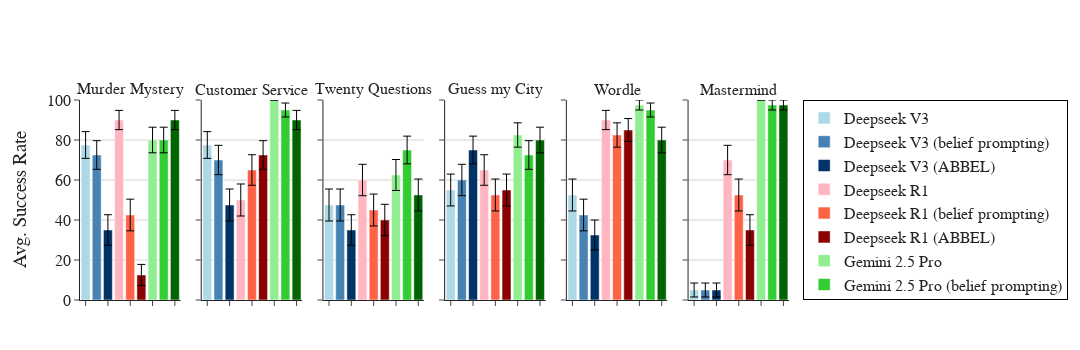

The code cell stored with this chart in its notebook:
### Code cell
fig = plot_win_rates(summary_df)
fig.show()

### Figure 1 — Plotly figure (JSON) as saved in the notebook; plotly's stock layout.template omitted (floating-point values rounded to 4 significant figures)
{"data": [{"error_y": {"array": [6.687], "color": "black", "thickness": 1, "type": "data", "visible": true, "width": 4}, "hovertemplate": "Env: Murder Mystery<br>Word Limit: None<br>Model: Deepseek V3<br>Success Rate: {y:.2f}%<br>SEM: 6.69%<br>N: 40", "marker": {"color": "#ADD8E6"}, "name": "Deepseek V3", "showlegend": true, "type": "bar", "width": 0.8, "x": ["Deepseek V3"], "xaxis": "x", "y": [77.5], "yaxis": "y"}, {"error_y": {"array": [7.15], "color": "black", "thickness": 1, "type": "data", "visible": true, "width": 4}, "hovertemplate": "Env: Murder Mystery<br>Word Limit: None<br>Model: Deepseek V3 (belief prompting)<br>Success Rate: {y:.2f}%<br>SEM: 7.15%<br>N: 40", "marker": {"color": "#4682B4"}, "name": "Deepseek V3 (belief prompting)", "showlegend": true, "type": "bar", "width": 0.8, "x": ["Deepseek V3 (belief prompting)"], "xaxis": "x", "y": [72.5], "yaxis": "y"}, {"error_y": {"array": [7.638], "color": "black", "thickness": 1, "type": "data", "visible": true, "width": 4}, "hovertemplate": "Env: Murder Mystery<br>Word Limit: None<br>Model: Deepseek V3 (ABBEL)<br>Success Rate: {y:.2f}%<br>SEM: 7.64%<br>N: 40", "marker": {"color": "#003366"}, "name": "Deepseek V3 (ABBEL)", "showlegend": true, "type": "bar", "width": 0.8, "x": ["Deepseek V3 (ABBEL)"], "xaxis": "x", "y": [35.0], "yaxis": "y"}, {"error_y": {"array": [4.804], "color": "black", "thickness": 1, "type": "data", "visible": true, "width": 4}, "hovertemplate": "Env: Murder Mystery<br>Word Limit: None<br>Model: Deepseek R1<br>Success Rate: {y:.2f}%<br>SEM: 4.80%<br>N: 40", "marker": {"color": "#FFB6C1"}, "name": "Deepseek R1", "showlegend": true, "type": "bar", "width": 0.8, "x": ["Deepseek R1"], "xaxis": "x", "y": [90.0], "yaxis": "y"}, {"error_y": {"array": [7.916], "color": "black", "thickness": 1, "type": "data", "visible": true, "width": 4}, "hovertemplate": "Env: Murder Mystery<br>Word Limit: None<br>Model: Deepseek R1 (belief prompting)<br>Success Rate: {y:.2f}%<br>SEM: 7.92%<br>N: 40", "marker": {"color": "#FF6347"}, "name": "Deepseek R1 (belief prompting)", "showlegend": true, "type": "bar", "width": 0.8, "x": ["Deepseek R1 (belief prompting)"], "xaxis": "x", "y": [42.5], "yaxis": "y"}, {"error_y": {"array": [5.296], "color": "black", "thickness": 1, "type": "data", "visible": true, "width": 4}, "hovertemplate": "Env: Murder Mystery<br>Word Limit: None<br>Model: Deepseek R1 (ABBEL)<br>Success Rate: {y:.2f}%<br>SEM: 5.30%<br>N: 40", "marker": {"color": "#8B0000"}, "name": "Deepseek R1 (ABBEL)", "showlegend": true, "type": "bar", "width": 0.8, "x": ["Deepseek R1 (ABBEL)"], "xaxis": "x", "y": [12.5], "yaxis": "y"}, {"error_y": {"array": [6.405], "color": "black", "thickness": 1, "type": "data", "visible": true, "width": 4}, "hovertemplate": "Env: Murder Mystery<br>Word Limit: None<br>Model: Gemini 2.5 Pro<br>Success Rate: {y:.2f}%<br>SEM: 6.41%<br>N: 40", "marker": {"color": "#90EE90"}, "name": "Gemini 2.5 Pro", "showlegend": true, "type": "bar", "width": 0.8, "x": ["Gemini 2.5 Pro"], "xaxis": "x", "y": [80.0], "yaxis": "y"}, {"error_y": {"array": [6.405], "color": "black", "thickness": 1, "type": "data", "visible": true, "width": 4}, "hovertemplate": "Env: Murder Mystery<br>Word Limit: None<br>Model: Gemini 2.5 Pro (belief prompting)<br>Success Rate: {y:.2f}%<br>SEM: 6.41%<br>N: 40", "marker": {"color": "#32CD32"}, "name": "Gemini 2.5 Pro (belief prompting)", "showlegend": true, "type": "bar", "width": 0.8, "x": ["Gemini 2.5 Pro (belief prompting)"], "xaxis": "x", "y": [80.0], "yaxis": "y"}, {"error_y": {"array": [4.804], "color": "black", "thickness": 1, "type": "data", "visible": true, "width": 4}, "hovertemplate": "Env: Murder Mystery<br>Word Limit: None<br>Model: Gemini 2.5 Pro (ABBEL)<br>Success Rate: {y:.2f}%<br>SEM: 4.80%<br>N: 40", "marker": {"color": "#006400"}, "name": "Gemini 2.5 Pro (ABBEL)", "showlegend": true, "type": "bar", "width": 0.8, "x": ["Gemini 2.5 Pro (ABBEL)"], "xaxis": "x", "y": [90.0], "yaxis": "y"}, {"error_y": {"array": [6.687], "color": "black", "thickness": 1, "type": "data", "visible": true, "width": 4}, "hovertemplate": "Env: Customer Service<br>Word Limit: None<br>Model: Deepseek V3<br>Success Rate: {y:.2f}%<br>SEM: 6.69%<br>N: 40", "marker": {"color": "#ADD8E6"}, "name": "Deepseek V3", "showlegend": false, "type": "bar", "width": 0.8, "x": ["Deepseek V3"], "xaxis": "x2", "y": [77.5], "yaxis": "y2"}, {"error_y": {"array": [7.338], "color": "black", "thickness": 1, "type": "data", "visible": true, "width": 4}, "hovertemplate": "Env: Customer Service<br>Word Limit: None<br>Model: Deepseek V3 (belief prompting)<br>Success Rate: {y:.2f}%<br>SEM: 7.34%<br>N: 40", "marker": {"color": "#4682B4"}, "name": "Deepseek V3 (belief prompting)", "showlegend": false, "type": "bar", "width": 0.8, "x": ["Deepseek V3 (belief prompting)"], "xaxis": "x2", "y": [70.0], "yaxis": "y2"}, {"error_y": {"array": [7.996], "color": "black", "thickness": 1, "type": "data", "visible": true, "width": 4}, "hovertemplate": "Env: Customer Service<br>Word Limit: None<br>Model: Deepseek V3 (ABBEL)<br>Success Rate: {y:.2f}%<br>SEM: 8.00%<br>N: 40", "marker": {"color": "#003366"}, "name": "Deepseek V3 (ABBEL)", "showlegend": false, "type": "bar", "width": 0.8, "x": ["Deepseek V3 (ABBEL)"], "xaxis": "x2", "y": [47.5], "yaxis": "y2"}, {"error_y": {"array": [8.006], "color": "black", "thickness": 1, "type": "data", "visible": true, "width": 4}, "hovertemplate": "Env: Customer Service<br>Word Limit: None<br>Model: Deepseek R1<br>Success Rate: {y:.2f}%<br>SEM: 8.01%<br>N: 40", "marker": {"color": "#FFB6C1"}, "name": "Deepseek R1", "showlegend": false, "type": "bar", "width": 0.8, "x": ["Deepseek R1"], "xaxis": "x2", "y": [50.0], "yaxis": "y2"}, {"error_y": {"array": [7.638], "color": "black", "thickness": 1, "type": "data", "visible": true, "width": 4}, "hovertemplate": "Env: Customer Service<br>Word Limit: None<br>Model: Deepseek R1 (belief prompting)<br>Success Rate: {y:.2f}%<br>SEM: 7.64%<br>N: 40", "marker": {"color": "#FF6347"}, "name": "Deepseek R1 (belief prompting)", "showlegend": false, "type": "bar", "width": 0.8, "x": ["Deepseek R1 (belief prompting)"], "xaxis": "x2", "y": [65.0], "yaxis": "y2"}, {"error_y": {"array": [7.15], "color": "black", "thickness": 1, "type": "data", "visible": true, "width": 4}, "hovertemplate": "Env: Customer Service<br>Word Limit: None<br>Model: Deepseek R1 (ABBEL)<br>Success Rate: {y:.2f}%<br>SEM: 7.15%<br>N: 40", "marker": {"color": "#8B0000"}, "name": "Deepseek R1 (ABBEL)", "showlegend": false, "type": "bar", "width": 0.8, "x": ["Deepseek R1 (ABBEL)"], "xaxis": "x2", "y": [72.5], "yaxis": "y2"}, {"error_y": {"array": [0.0], "color": "black", "thickness": 1, "type": "data", "visible": true, "width": 4}, "hovertemplate": "Env: Customer Service<br>Word Limit: None<br>Model: Gemini 2.5 Pro<br>Success Rate: {y:.2f}%<br>SEM: 0.00%<br>N: 40", "marker": {"color": "#90EE90"}, "name": "Gemini 2.5 Pro", "showlegend": false, "type": "bar", "width": 0.8, "x": ["Gemini 2.5 Pro"], "xaxis": "x2", "y": [100.0], "yaxis": "y2"}, {"error_y": {"array": [3.49], "color": "black", "thickness": 1, "type": "data", "visible": true, "width": 4}, "hovertemplate": "Env: Customer Service<br>Word Limit: None<br>Model: Gemini 2.5 Pro (belief prompting)<br>Success Rate: {y:.2f}%<br>SEM: 3.49%<br>N: 40", "marker": {"color": "#32CD32"}, "name": "Gemini 2.5 Pro (belief prompting)", "showlegend": false, "type": "bar", "width": 0.8, "x": ["Gemini 2.5 Pro (belief prompting)"], "xaxis": "x2", "y": [95.0], "yaxis": "y2"}, {"error_y": {"array": [4.804], "color": "black", "thickness": 1, "type": "data", "visible": true, "width": 4}, "hovertemplate": "Env: Customer Service<br>Word Limit: None<br>Model: Gemini 2.5 Pro (ABBEL)<br>Success Rate: {y:.2f}%<br>SEM: 4.80%<br>N: 40", "marker": {"color": "#006400"}, "name": "Gemini 2.5 Pro (ABBEL)", "showlegend": false, "type": "bar", "width": 0.8, "x": ["Gemini 2.5 Pro (ABBEL)"], "xaxis": "x2", "y": [90.0], "yaxis": "y2"}, {"error_y": {"array": [7.996], "color": "black", "thickness": 1, "type": "data", "visible": true, "width": 4}, "hovertemplate": "Env: Twenty Questions<br>Word Limit: None<br>Model: Deepseek V3<br>Success Rate: {y:.2f}%<br>SEM: 8.00%<br>N: 40", "marker": {"color": "#ADD8E6"}, "name": "Deepseek V3", "showlegend": false, "type": "bar", "width": 0.8, "x": ["Deepseek V3"], "xaxis": "x3", "y": [47.5], "yaxis": "y3"}, {"error_y": {"array": [7.996], "color": "black", "thickness": 1, "type": "data", "visible": true, "width": 4}, "hovertemplate": "Env: Twenty Questions<br>Word Limit: None<br>Model: Deepseek V3 (belief prompting)<br>Success Rate: {y:.2f}%<br>SEM: 8.00%<br>N: 40", "marker": {"color": "#4682B4"}, "name": "Deepseek V3 (belief prompting)", "showlegend": false, "type": "bar", "width": 0.8, "x": ["Deepseek V3 (belief prompting)"], "xaxis": "x3", "y": [47.5], "yaxis": "y3"}, {"error_y": {"array": [7.638], "color": "black", "thickness": 1, "type": "data", "visible": true, "width": 4}, "hovertemplate": "Env: Twenty Questions<br>Word Limit: None<br>Model: Deepseek V3 (ABBEL)<br>Success Rate: {y:.2f}%<br>SEM: 7.64%<br>N: 40", "marker": {"color": "#003366"}, "name": "Deepseek V3 (ABBEL)", "showlegend": false, "type": "bar", "width": 0.8, "x": ["Deepseek V3 (ABBEL)"], "xaxis": "x3", "y": [35.0], "yaxis": "y3"}, {"error_y": {"array": [7.845], "color": "black", "thickness": 1, "type": "data", "visible": true, "width": 4}, "hovertemplate": "Env: Twenty Questions<br>Word Limit: None<br>Model: Deepseek R1<br>Success Rate: {y:.2f}%<br>SEM: 7.84%<br>N: 40", "marker": {"color": "#FFB6C1"}, "name": "Deepseek R1", "showlegend": false, "type": "bar", "width": 0.8, "x": ["Deepseek R1"], "xaxis": "x3", "y": [60.0], "yaxis": "y3"}, {"error_y": {"array": [7.966], "color": "black", "thickness": 1, "type": "data", "visible": true, "width": 4}, "hovertemplate": "Env: Twenty Questions<br>Word Limit: None<br>Model: Deepseek R1 (belief prompting)<br>Success Rate: {y:.2f}%<br>SEM: 7.97%<br>N: 40", "marker": {"color": "#FF6347"}, "name": "Deepseek R1 (belief prompting)", "showlegend": false, "type": "bar", "width": 0.8, "x": ["Deepseek R1 (belief prompting)"], "xaxis": "x3", "y": [45.0], "yaxis": "y3"}, {"error_y": {"array": [7.845], "color": "black", "thickness": 1, "type": "data", "visible": true, "width": 4}, "hovertemplate": "Env: Twenty Questions<br>Word Limit: None<br>Model: Deepseek R1 (ABBEL)<br>Success Rate: {y:.2f}%<br>SEM: 7.84%<br>N: 40", "marker": {"color": "#8B0000"}, "name": "Deepseek R1 (ABBEL)", "showlegend": false, "type": "bar", "width": 0.8, "x": ["Deepseek R1 (ABBEL)"], "xaxis": "x3", "y": [40.0], "yaxis": "y3"}, {"error_y": {"array": [7.752], "color": "black", "thickness": 1, "type": "data", "visible": true, "width": 4}, "hovertemplate": "Env: Twenty Questions<br>Word Limit: None<br>Model: Gemini 2.5 Pro<br>Success Rate: {y:.2f}%<br>SEM: 7.75%<br>N: 40", "marker": {"color": "#90EE90"}, "name": "Gemini 2.5 Pro", "showlegend": false, "type": "bar", "width": 0.8, "x": ["Gemini 2.5 Pro"], "xaxis": "x3", "y": [62.5], "yaxis": "y3"}, {"error_y": {"array": [6.934], "color": "black", "thickness": 1, "type": "data", "visible": true, "width": 4}, "hovertemplate": "Env: Twenty Questions<br>Word Limit: None<br>Model: Gemini 2.5 Pro (belief prompting)<br>Success Rate: {y:.2f}%<br>SEM: 6.93%<br>N: 40", "marker": {"color": "#32CD32"}, "name": "Gemini 2.5 Pro (belief prompting)", "showlegend": false, "type": "bar", "width": 0.8, "x": ["Gemini 2.5 Pro (belief prompting)"], "xaxis": "x3", "y": [75.0], "yaxis": "y3"}, {"error_y": {"array": [7.996], "color": "black", "thickness": 1, "type": "data", "visible": true, "width": 4}, "hovertemplate": "Env: Twenty Questions<br>Word Limit: None<br>Model: Gemini 2.5 Pro (ABBEL)<br>Success Rate: {y:.2f}%<br>SEM: 8.00%<br>N: 40", "marker": {"color": "#006400"}, "name": "Gemini 2.5 Pro (ABBEL)", "showlegend": false, "type": "bar", "width": 0.8, "x": ["Gemini 2.5 Pro (ABBEL)"], "xaxis": "x3", "y": [52.5], "yaxis": "y3"}, {"error_y": {"array": [7.966], "color": "black", "thickness": 1, "type": "data", "visible": true, "width": 4}, "hovertemplate": "Env: Guess my City<br>Word Limit: None<br>Model: Deepseek V3<br>Success Rate: {y:.2f}%<br>SEM: 7.97%<br>N: 40", "marker": {"color": "#ADD8E6"}, "name": "Deepseek V3", "showlegend": false, "type": "bar", "width": 0.8, "x": ["Deepseek V3"], "xaxis": "x4", "y": [55.0], "yaxis": "y4"}, {"error_y": {"array": [7.845], "color": "black", "thickness": 1, "type": "data", "visible": true, "width": 4}, "hovertemplate": "Env: Guess my City<br>Word Limit: None<br>Model: Deepseek V3 (belief prompting)<br>Success Rate: {y:.2f}%<br>SEM: 7.84%<br>N: 40", "marker": {"color": "#4682B4"}, "name": "Deepseek V3 (belief prompting)", "showlegend": false, "type": "bar", "width": 0.8, "x": ["Deepseek V3 (belief prompting)"], "xaxis": "x4", "y": [60.0], "yaxis": "y4"}, {"error_y": {"array": [6.934], "color": "black", "thickness": 1, "type": "data", "visible": true, "width": 4}, "hovertemplate": "Env: Guess my City<br>Word Limit: None<br>Model: Deepseek V3 (ABBEL)<br>Success Rate: {y:.2f}%<br>SEM: 6.93%<br>N: 40", "marker": {"color": "#003366"}, "name": "Deepseek V3 (ABBEL)", "showlegend": false, "type": "bar", "width": 0.8, "x": ["Deepseek V3 (ABBEL)"], "xaxis": "x4", "y": [75.0], "yaxis": "y4"}, {"error_y": {"array": [7.638], "color": "black", "thickness": 1, "type": "data", "visible": true, "width": 4}, "hovertemplate": "Env: Guess my City<br>Word Limit: None<br>Model: Deepseek R1<br>Success Rate: {y:.2f}%<br>SEM: 7.64%<br>N: 40", "marker": {"color": "#FFB6C1"}, "name": "Deepseek R1", "showlegend": false, "type": "bar", "width": 0.8, "x": ["Deepseek R1"], "xaxis": "x4", "y": [65.0], "yaxis": "y4"}, {"error_y": {"array": [7.996], "color": "black", "thickness": 1, "type": "data", "visible": true, "width": 4}, "hovertemplate": "Env: Guess my City<br>Word Limit: None<br>Model: Deepseek R1 (belief prompting)<br>Success Rate: {y:.2f}%<br>SEM: 8.00%<br>N: 40", "marker": {"color": "#FF6347"}, "name": "Deepseek R1 (belief prompting)", "showlegend": false, "type": "bar", "width": 0.8, "x": ["Deepseek R1 (belief prompting)"], "xaxis": "x4", "y": [52.5], "yaxis": "y4"}, {"error_y": {"array": [7.966], "color": "black", "thickness": 1, "type": "data", "visible": true, "width": 4}, "hovertemplate": "Env: Guess my City<br>Word Limit: None<br>Model: Deepseek R1 (ABBEL)<br>Success Rate: {y:.2f}%<br>SEM: 7.97%<br>N: 40", "marker": {"color": "#8B0000"}, "name": "Deepseek R1 (ABBEL)", "showlegend": false, "type": "bar", "width": 0.8, "x": ["Deepseek R1 (ABBEL)"], "xaxis": "x4", "y": [55.0], "yaxis": "y4"}, {"error_y": {"array": [6.084], "color": "black", "thickness": 1, "type": "data", "visible": true, "width": 4}, "hovertemplate": "Env: Guess my City<br>Word Limit: None<br>Model: Gemini 2.5 Pro<br>Success Rate: {y:.2f}%<br>SEM: 6.08%<br>N: 40", "marker": {"color": "#90EE90"}, "name": "Gemini 2.5 Pro", "showlegend": false, "type": "bar", "width": 0.8, "x": ["Gemini 2.5 Pro"], "xaxis": "x4", "y": [82.5], "yaxis": "y4"}, {"error_y": {"array": [7.15], "color": "black", "thickness": 1, "type": "data", "visible": true, "width": 4}, "hovertemplate": "Env: Guess my City<br>Word Limit: None<br>Model: Gemini 2.5 Pro (belief prompting)<br>Success Rate: {y:.2f}%<br>SEM: 7.15%<br>N: 40", "marker": {"color": "#32CD32"}, "name": "Gemini 2.5 Pro (belief prompting)", "showlegend": false, "type": "bar", "width": 0.8, "x": ["Gemini 2.5 Pro (belief prompting)"], "xaxis": "x4", "y": [72.5], "yaxis": "y4"}, {"error_y": {"array": [6.405], "color": "black", "thickness": 1, "type": "data", "visible": true, "width": 4}, "hovertemplate": "Env: Guess my City<br>Word Limit: None<br>Model: Gemini 2.5 Pro (ABBEL)<br>Success Rate: {y:.2f}%<br>SEM: 6.41%<br>N: 40", "marker": {"color": "#006400"}, "name": "Gemini 2.5 Pro (ABBEL)", "showlegend": false, "type": "bar", "width": 0.8, "x": ["Gemini 2.5 Pro (ABBEL)"], "xaxis": "x4", "y": [80.0], "yaxis": "y4"}, {"error_y": {"array": [7.996], "color": "black", "thickness": 1, "type": "data", "visible": true, "width": 4}, "hovertemplate": "Env: Wordle<br>Word Limit: None<br>Model: Deepseek V3<br>Success Rate: {y:.2f}%<br>SEM: 8.00%<br>N: 40", "marker": {"color": "#ADD8E6"}, "name": "Deepseek V3", "showlegend": false, "type": "bar", "width": 0.8, "x": ["Deepseek V3"], "xaxis": "x5", "y": [52.5], "yaxis": "y5"}, {"error_y": {"array": [7.916], "color": "black", "thickness": 1, "type": "data", "visible": true, "width": 4}, "hovertemplate": "Env: Wordle<br>Word Limit: None<br>Model: Deepseek V3 (belief prompting)<br>Success Rate: {y:.2f}%<br>SEM: 7.92%<br>N: 40", "marker": {"color": "#4682B4"}, "name": "Deepseek V3 (belief prompting)", "showlegend": false, "type": "bar", "width": 0.8, "x": ["Deepseek V3 (belief prompting)"], "xaxis": "x5", "y": [42.5], "yaxis": "y5"}, {"error_y": {"array": [7.5], "color": "black", "thickness": 1, "type": "data", "visible": true, "width": 4}, "hovertemplate": "Env: Wordle<br>Word Limit: None<br>Model: Deepseek V3 (ABBEL)<br>Success Rate: {y:.2f}%<br>SEM: 7.50%<br>N: 40", "marker": {"color": "#003366"}, "name": "Deepseek V3 (ABBEL)", "showlegend": false, "type": "bar", "width": 0.8, "x": ["Deepseek V3 (ABBEL)"], "xaxis": "x5", "y": [32.5], "yaxis": "y5"}, {"error_y": {"array": [4.804], "color": "black", "thickness": 1, "type": "data", "visible": true, "width": 4}, "hovertemplate": "Env: Wordle<br>Word Limit: None<br>Model: Deepseek R1<br>Success Rate: {y:.2f}%<br>SEM: 4.80%<br>N: 40", "marker": {"color": "#FFB6C1"}, "name": "Deepseek R1", "showlegend": false, "type": "bar", "width": 0.8, "x": ["Deepseek R1"], "xaxis": "x5", "y": [90.0], "yaxis": "y5"}, {"error_y": {"array": [6.084], "color": "black", "thickness": 1, "type": "data", "visible": true, "width": 4}, "hovertemplate": "Env: Wordle<br>Word Limit: None<br>Model: Deepseek R1 (belief prompting)<br>Success Rate: {y:.2f}%<br>SEM: 6.08%<br>N: 40", "marker": {"color": "#FF6347"}, "name": "Deepseek R1 (belief prompting)", "showlegend": false, "type": "bar", "width": 0.8, "x": ["Deepseek R1 (belief prompting)"], "xaxis": "x5", "y": [82.5], "yaxis": "y5"}, {"error_y": {"array": [5.718], "color": "black", "thickness": 1, "type": "data", "visible": true, "width": 4}, "hovertemplate": "Env: Wordle<br>Word Limit: None<br>Model: Deepseek R1 (ABBEL)<br>Success Rate: {y:.2f}%<br>SEM: 5.72%<br>N: 40", "marker": {"color": "#8B0000"}, "name": "Deepseek R1 (ABBEL)", "showlegend": false, "type": "bar", "width": 0.8, "x": ["Deepseek R1 (ABBEL)"], "xaxis": "x5", "y": [85.0], "yaxis": "y5"}, {"error_y": {"array": [2.5], "color": "black", "thickness": 1, "type": "data", "visible": true, "width": 4}, "hovertemplate": "Env: Wordle<br>Word Limit: None<br>Model: Gemini 2.5 Pro<br>Success Rate: {y:.2f}%<br>SEM: 2.50%<br>N: 40", "marker": {"color": "#90EE90"}, "name": "Gemini 2.5 Pro", "showlegend": false, "type": "bar", "width": 0.8, "x": ["Gemini 2.5 Pro"], "xaxis": "x5", "y": [97.5], "yaxis": "y5"}, {"error_y": {"array": [3.49], "color": "black", "thickness": 1, "type": "data", "visible": true, "width": 4}, "hovertemplate": "Env: Wordle<br>Word Limit: None<br>Model: Gemini 2.5 Pro (belief prompting)<br>Success Rate: {y:.2f}%<br>SEM: 3.49%<br>N: 40", "marker": {"color": "#32CD32"}, "name": "Gemini 2.5 Pro (belief prompting)", "showlegend": false, "type": "bar", "width": 0.8, "x": ["Gemini 2.5 Pro (belief prompting)"], "xaxis": "x5", "y": [95.0], "yaxis": "y5"}, {"error_y": {"array": [6.405], "color": "black", "thickness": 1, "type": "data", "visible": true, "width": 4}, "hovertemplate": "Env: Wordle<br>Word Limit: None<br>Model: Gemini 2.5 Pro (ABBEL)<br>Success Rate: {y:.2f}%<br>SEM: 6.41%<br>N: 40", "marker": {"color": "#006400"}, "name": "Gemini 2.5 Pro (ABBEL)", "showlegend": false, "type": "bar", "width": 0.8, "x": ["Gemini 2.5 Pro (ABBEL)"], "xaxis": "x5", "y": [80.0], "yaxis": "y5"}, {"error_y": {"array": [3.49], "color": "black", "thickness": 1, "type": "data", "visible": true, "width": 4}, "hovertemplate": "Env: Mastermind<br>Word Limit: None<br>Model: Deepseek V3<br>Success Rate: {y:.2f}%<br>SEM: 3.49%<br>N: 40", "marker": {"color": "#ADD8E6"}, "name": "Deepseek V3", "showlegend": false, "type": "bar", "width": 0.8, "x": ["Deepseek V3"], "xaxis": "x6", "y": [5.0], "yaxis": "y6"}, {"error_y": {"array": [3.49], "color": "black", "thickness": 1, "type": "data", "visible": true, "width": 4}, "hovertemplate": "Env: Mastermind<br>Word Limit: None<br>Model: Deepseek V3 (belief prompting)<br>Success Rate: {y:.2f}%<br>SEM: 3.49%<br>N: 40", "marker": {"color": "#4682B4"}, "name": "Deepseek V3 (belief prompting)", "showlegend": false, "type": "bar", "width": 0.8, "x": ["Deepseek V3 (belief prompting)"], "xaxis": "x6", "y": [5.0], "yaxis": "y6"}, {"error_y": {"array": [3.49], "color": "black", "thickness": 1, "type": "data", "visible": true, "width": 4}, "hovertemplate": "Env: Mastermind<br>Word Limit: None<br>Model: Deepseek V3 (ABBEL)<br>Success Rate: {y:.2f}%<br>SEM: 3.49%<br>N: 40", "marker": {"color": "#003366"}, "name": "Deepseek V3 (ABBEL)", "showlegend": false, "type": "bar", "width": 0.8, "x": ["Deepseek V3 (ABBEL)"], "xaxis": "x6", "y": [5.0], "yaxis": "y6"}, {"error_y": {"array": [7.338], "color": "black", "thickness": 1, "type": "data", "visible": true, "width": 4}, "hovertemplate": "Env: Mastermind<br>Word Limit: None<br>Model: Deepseek R1<br>Success Rate: {y:.2f}%<br>SEM: 7.34%<br>N: 40", "marker": {"color": "#FFB6C1"}, "name": "Deepseek R1", "showlegend": false, "type": "bar", "width": 0.8, "x": ["Deepseek R1"], "xaxis": "x6", "y": [70.0], "yaxis": "y6"}, {"error_y": {"array": [7.996], "color": "black", "thickness": 1, "type": "data", "visible": true, "width": 4}, "hovertemplate": "Env: Mastermind<br>Word Limit: None<br>Model: Deepseek R1 (belief prompting)<br>Success Rate: {y:.2f}%<br>SEM: 8.00%<br>N: 40", "marker": {"color": "#FF6347"}, "name": "Deepseek R1 (belief prompting)", "showlegend": false, "type": "bar", "width": 0.8, "x": ["Deepseek R1 (belief prompting)"], "xaxis": "x6", "y": [52.5], "yaxis": "y6"}, {"error_y": {"array": [7.638], "color": "black", "thickness": 1, "type": "data", "visible": true, "width": 4}, "hovertemplate": "Env: Mastermind<br>Word Limit: None<br>Model: Deepseek R1 (ABBEL)<br>Success Rate: {y:.2f}%<br>SEM: 7.64%<br>N: 40", "marker": {"color": "#8B0000"}, "name": "Deepseek R1 (ABBEL)", "showlegend": false, "type": "bar", "width": 0.8, "x": ["Deepseek R1 (ABBEL)"], "xaxis": "x6", "y": [35.0], "yaxis": "y6"}, {"error_y": {"array": [0.0], "color": "black", "thickness": 1, "type": "data", "visible": true, "width": 4}, "hovertemplate": "Env: Mastermind<br>Word Limit: None<br>Model: Gemini 2.5 Pro<br>Success Rate: {y:.2f}%<br>SEM: 0.00%<br>N: 40", "marker": {"color": "#90EE90"}, "name": "Gemini 2.5 Pro", "showlegend": false, "type": "bar", "width": 0.8, "x": ["Gemini 2.5 Pro"], "xaxis": "x6", "y": [100.0], "yaxis": "y6"}, {"error_y": {"array": [2.5], "color": "black", "thickness": 1, "type": "data", "visible": true, "width": 4}, "hovertemplate": "Env: Mastermind<br>Word Limit: None<br>Model: Gemini 2.5 Pro (belief prompting)<br>Success Rate: {y:.2f}%<br>SEM: 2.50%<br>N: 40", "marker": {"color": "#32CD32"}, "name": "Gemini 2.5 Pro (belief prompting)", "showlegend": false, "type": "bar", "width": 0.8, "x": ["Gemini 2.5 Pro (belief prompting)"], "xaxis": "x6", "y": [97.5], "yaxis": "y6"}, {"error_y": {"array": [2.5], "color": "black", "thickness": 1, "type": "data", "visible": true, "width": 4}, "hovertemplate": "Env: Mastermind<br>Word Limit: None<br>Model: Gemini 2.5 Pro (ABBEL)<br>Success Rate: {y:.2f}%<br>SEM: 2.50%<br>N: 40", "marker": {"color": "#006400"}, "name": "Gemini 2.5 Pro (ABBEL)", "showlegend": false, "type": "bar", "width": 0.8, "x": ["Gemini 2.5 Pro (ABBEL)"], "xaxis": "x6", "y": [97.5], "yaxis": "y6"}], "layout": {"annotations": [{"font": {"size": 16}, "showarrow": false, "text": "Murder Mystery", "x": 0.07083, "xanchor": "center", "xref": "paper", "y": 1, "yanchor": "bottom", "yref": "paper"}, {"font": {"size": 16}, "showarrow": false, "text": "Customer Service", "x": 0.2425, "xanchor": "center", "xref": "paper", "y": 1, "yanchor": "bottom", "yref": "paper"}, {"font": {"size": 16}, "showarrow": false, "text": "Twenty Questions", "x": 0.4142, "xanchor": "center", "xref": "paper", "y": 1, "yanchor": "bottom", "yref": "paper"}, {"font": {"size": 16}, "showarrow": false, "text": "Guess my City", "x": 0.5858, "xanchor": "center", "xref": "paper", "y": 1, "yanchor": "bottom", "yref": "paper"}, {"font": {"size": 16}, "showarrow": false, "text": "Wordle", "x": 0.7575, "xanchor": "center", "xref": "paper", "y": 1, "yanchor": "bottom", "yref": "paper"}, {"font": {"size": 16}, "showarrow": false, "text": "Mastermind", "x": 0.9292, "xanchor": "center", "xref": "paper", "y": 1, "yanchor": "bottom", "yref": "paper"}], "barmode": "group", "font": {"family": "Computer Modern, serif", "size": 16}, "height": 350, "legend": {"bgcolor": "rgba(255,255,255,0.9)", "bordercolor": "black", "borderwidth": 1, "orientation": "v", "x": 1.02, "xanchor": "left", "y": 0.5, "yanchor": "middle"}, "margin": {"b": 50, "l": 80, "r": 80, "t": 100}, "plot_bgcolor": "white", "showlegend": true, "width": 1080, "xaxis": {"anchor": "y", "domain": [0, 0.1417], "showticklabels": false}, "xaxis2": {"anchor": "y2", "domain": [0.1717, 0.3133], "showticklabels": false}, "xaxis3": {"anchor": "y3", "domain": [0.3433, 0.485], "showticklabels": false}, "xaxis4": {"anchor": "y4", "domain": [0.515, 0.6567], "showticklabels": false}, "xaxis5": {"anchor": "y5", "domain": [0.6867, 0.8283], "showticklabels": false}, "xaxis6": {"anchor": "y6", "domain": [0.8583, 1], "showticklabels": false}, "yaxis": {"anchor": "x", "domain": [0, 1], "gridcolor": "lightgray", "range": [0, 100], "showgrid": true, "title": {"text": "Avg. Success Rate"}}, "yaxis2": {"anchor": "x2", "domain": [0, 1], "gridcolor": "lightgray", "matches": "y", "range": [0, 100], "showgrid": true, "showticklabels": false}, "yaxis3": {"anchor": "x3", "domain": [0, 1], "gridcolor": "lightgray", "matches": "y", "range": [0, 100], "showgrid": true, "showticklabels": false}, "yaxis4": {"anchor": "x4", "domain": [0, 1], "gridcolor": "lightgray", "matches": "y", "range": [0, 100], "showgrid": true, "showticklabels": false}, "yaxis5": {"anchor": "x5", "domain": [0, 1], "gridcolor": "lightgray", "matches": "y", "range": [0, 100], "showgrid": true, "showticklabels": false}, "yaxis6": {"anchor": "x6", "domain": [0, 1], "gridcolor": "lightgray", "matches": "y", "range": [0, 100], "showgrid": true, "showticklabels": false}}}
